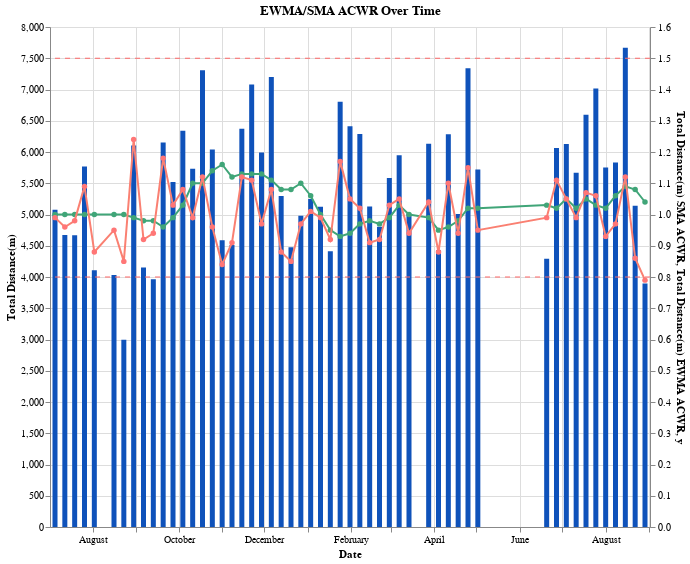

Source (notebook cell):
### Code cell
sma_acwr = alt.Chart(plot_df).mark_line(point=alt.OverlayMarkDef(color="#40A578"), color="#40A578").encode(
    alt.X("Date:T"),
    alt.Y(f'Total Distance(m) SMA ACWR:Q'),
    alt.Tooltip(["Date:T", "Total Distance(m) SMA ACWR:Q", "Total Distance(m):Q"])
)
# Define the charts
ewma_acwr = alt.Chart(plot_df).mark_line(point=alt.OverlayMarkDef(color="#FF7676"), color="#FA8072").encode(
    alt.X("Date:T"),
    alt.Y(f'Total Distance(m) EWMA ACWR:Q'),
    alt.Tooltip(["Date:T", "Total Distance(m) EWMA ACWR:Q", "Total Distance(m):Q"])
)

# Create the dashed horizontal line at y = 1.5
upper_ewma_acwr = alt.Chart(pd.DataFrame({'y': [1.5]})).mark_rule(strokeDash=[5, 5], color='#FF6969').encode(
    y='y:Q'
)

# Create the dashed horizontal line at y = 0.8
lower_ewma_acwr = alt.Chart(pd.DataFrame({'y': [0.8]})).mark_rule(strokeDash=[5, 5], color='#FF6969').encode(
    y='y:Q'
)

# Create the bar chart for Total Distance
chart = alt.Chart(plot_df).mark_bar(color="#0F52BA").encode(
    alt.X("Date:T", axis=alt.Axis(title="Date")),
    alt.Y("Total Distance(m):Q", axis=alt.Axis(title="Total Distance(m)")),
    alt.Tooltip(["Date:T", "Total Distance(m):Q", "Total Distance(m) EWMA ACWR:Q"])
)

ewma_acwr_combined = alt.layer(
    sma_acwr,
    ewma_acwr,
    upper_ewma_acwr,
    lower_ewma_acwr
).resolve_scale(
    y='shared'  # Share y-axis for the EWMA ACWR related charts
)

combined_chart = alt.layer(
    chart,
    ewma_acwr_combined
).resolve_scale(
    y='independent'  # Allow independent y-axes
).properties(
    title="EWMA/SMA ACWR Over Time",
    width=600,
    height=500
)

combined_chart
